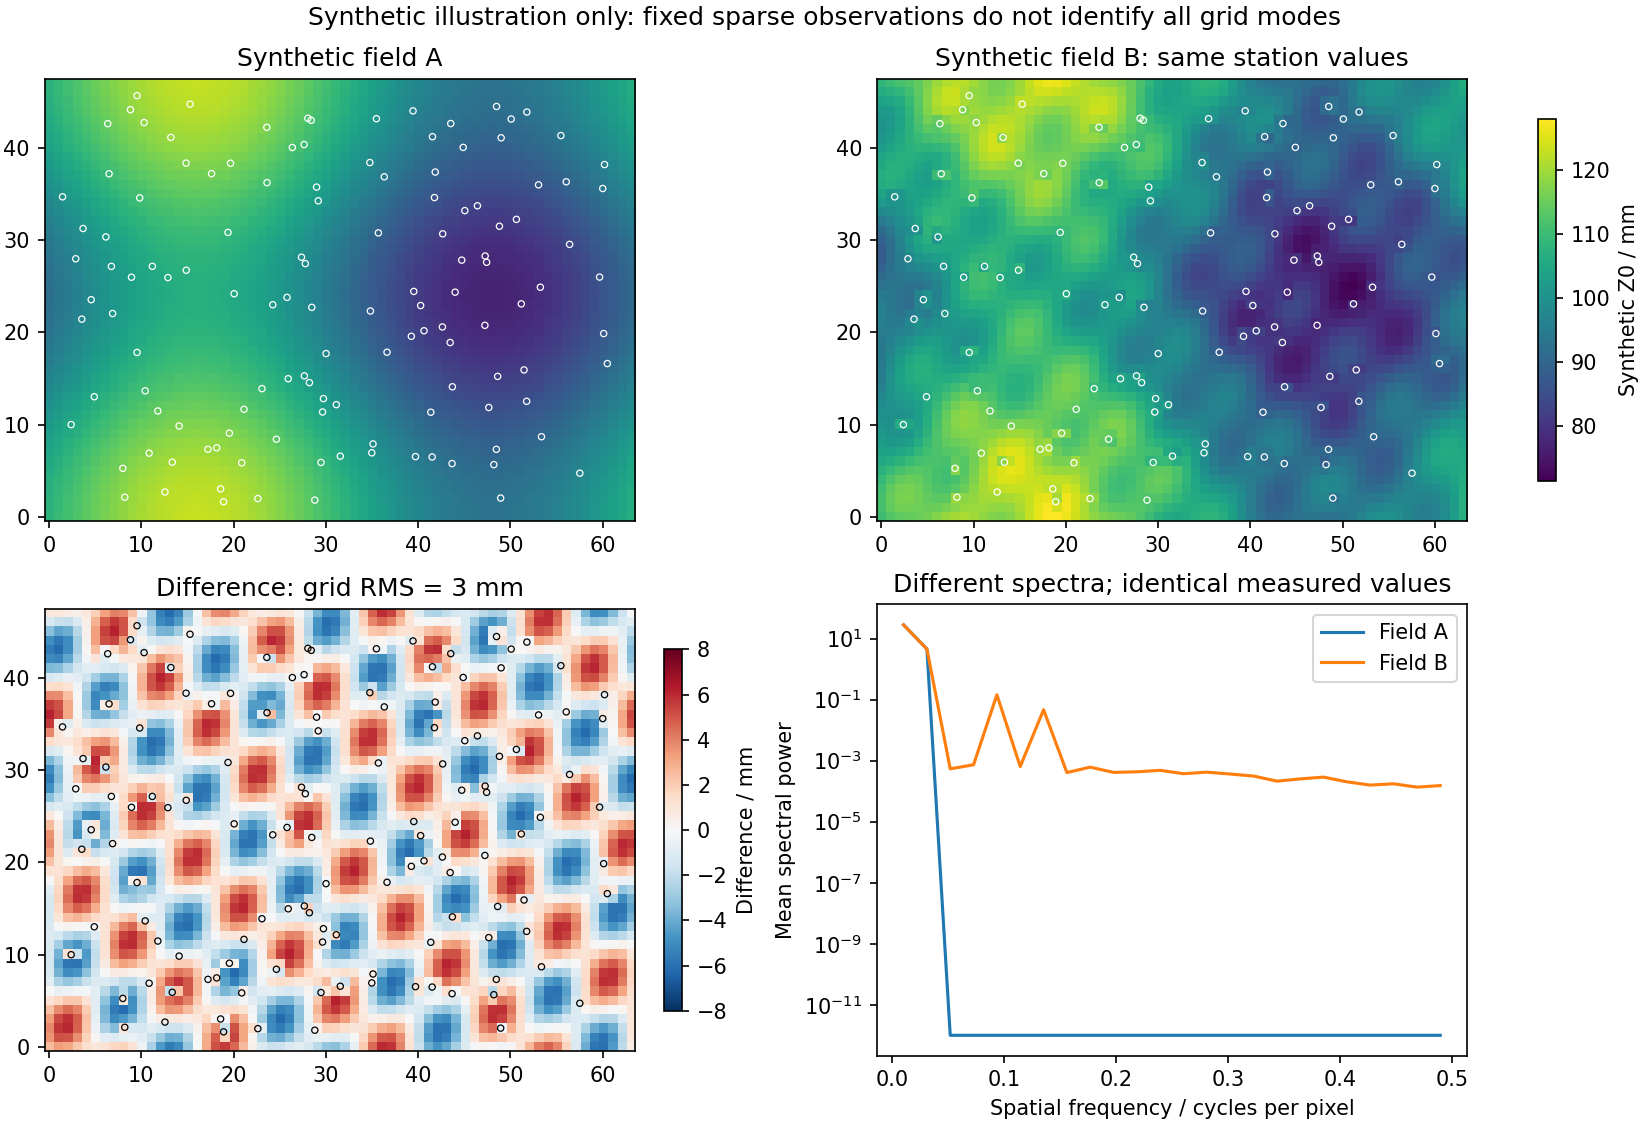

Reproduce this figure in Python.
"""Synthetic identifiability illustration; no GNSS data or trained model used."""
import json
from pathlib import Path

import matplotlib
matplotlib.use('Agg')
import matplotlib.pyplot as plt
import numpy as np


def main():
    root = Path(__file__).resolve().parent
    rng = np.random.default_rng(42)
    ny, nx, n = 48, 64, 128
    x = rng.uniform(1, nx - 2, n)
    y = rng.uniform(1, ny - 2, n)
    ix, iy = np.floor(x).astype(int), np.floor(y).astype(int)
    fx, fy = x - ix, y - iy
    h = np.zeros((n, ny * nx), dtype=np.float64)
    for dx, dy, w in [(0, 0, (1-fx)*(1-fy)), (1, 0, fx*(1-fy)),
                       (0, 1, (1-fx)*fy), (1, 1, fx*fy)]:
        h[np.arange(n), (iy+dy)*nx+ix+dx] = w
    yy, xx = np.mgrid[:ny, :nx]
    base = 100 + 15*np.sin(2*np.pi*xx/nx) + 8*np.cos(2*np.pi*yy/ny)
    smooth = (np.sin(2*np.pi*(4*xx/nx + 3*yy/ny))
              + .7*np.cos(2*np.pi*(7*xx/nx - 4*yy/ny)))
    v = smooth.ravel()
    correction = h.T @ np.linalg.lstsq(h @ h.T, h @ v, rcond=1e-12)[0]
    delta = (v - correction).reshape(ny, nx)
    delta *= 3.0 / np.sqrt(np.mean(delta**2))
    alternative = base + delta
    observed_delta = h @ delta.ravel()
    max_diff = float(np.max(np.abs(observed_delta)))
    if max_diff > 1e-9:
        raise RuntimeError('Nullspace numerical identity failed')

    def radial_psd(a):
        f = np.fft.rfft2(a-a.mean())
        power = np.abs(f)**2 / a.size**2
        ky = np.fft.fftfreq(ny)[:, None]
        kx = np.fft.rfftfreq(nx)[None, :]
        radius = np.sqrt(ky**2+kx**2)
        bins = np.linspace(0, .5, 25)
        indices = np.digitize(radius.ravel(), bins)-1
        means = [power.ravel()[indices == j].mean() if np.any(indices == j)
                 else np.nan for j in range(len(bins)-1)]
        return (bins[:-1]+bins[1:])/2, np.asarray(means)

    fig, axes = plt.subplots(2, 2, figsize=(11, 7.5), constrained_layout=True)
    vmin, vmax = min(base.min(), alternative.min()), max(base.max(), alternative.max())
    for ax, a, title in [(axes[0, 0], base, 'Synthetic field A'),
                          (axes[0, 1], alternative, 'Synthetic field B: same station values')]:
        im = ax.imshow(a, origin='lower', vmin=vmin, vmax=vmax, cmap='viridis')
        ax.scatter(x, y, s=9, facecolors='none', edgecolors='white', linewidths=.6)
        ax.set_title(title)
    fig.colorbar(im, ax=list(axes[0]), label='Synthetic Z0 / mm', shrink=.8)
    im = axes[1, 0].imshow(delta, origin='lower', cmap='RdBu_r', vmin=-8, vmax=8)
    axes[1, 0].scatter(x, y, s=9, facecolors='none', edgecolors='black', linewidths=.6)
    axes[1, 0].set_title('Difference: grid RMS = 3 mm')
    fig.colorbar(im, ax=axes[1, 0], label='Difference / mm', shrink=.8)
    for a, name in [(base, 'Field A'), (alternative, 'Field B')]:
        k, p = radial_psd(a)
        axes[1, 1].semilogy(k, np.maximum(p, 1e-12), label=name)
    axes[1, 1].set(xlabel='Spatial frequency / cycles per pixel',
                   ylabel='Mean spectral power', title='Different spectra; identical measured values')
    axes[1, 1].legend()
    fig.suptitle('Synthetic illustration only: fixed sparse observations do not identify all grid modes')
    fig.savefig(root/'nullspace_demo.png', dpi=150)
    plt.close(fig)
    result = dict(kind='synthetic_linear_operator_illustration_not_model_validation',
                  seed=42, grid_shape=[ny, nx], synthetic_stations=n,
                  max_station_prediction_difference_mm=max_diff,
                  grid_difference_rms_mm=float(np.sqrt(np.mean(delta**2))),
                  mean_station_difference_mm=float(observed_delta.mean()),
                  interpretation='Neither field is designated atmospheric truth; station equality does not determine full-grid spectrum.')
    (root/'nullspace_demo.json').write_text(json.dumps(result, indent=2), encoding='utf-8')
    print(json.dumps(result))


if __name__ == '__main__':
    main()
